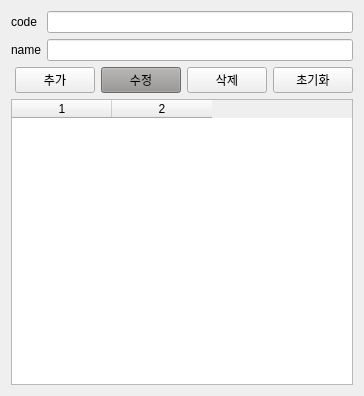
<?xml version="1.0" encoding="UTF-8"?>
<ui version="4.0">
 <class>DepartmentForm</class>
 <widget class="QWidget" name="DepartmentForm">
  <property name="geometry">
   <rect>
    <x>0</x>
    <y>0</y>
    <width>364</width>
    <height>396</height>
   </rect>
  </property>
  <property name="windowTitle">
   <string>Form</string>
  </property>
  <layout class="QGridLayout" name="gridLayout">
   <item row="0" column="0">
    <layout class="QFormLayout" name="formLayout">
     <item row="0" column="0">
      <widget class="QLabel" name="lbl_code">
       <property name="text">
        <string>code</string>
       </property>
      </widget>
     </item>
     <item row="0" column="1">
      <widget class="QLineEdit" name="le_code"/>
     </item>
     <item row="1" column="0">
      <widget class="QLabel" name="lbl_name">
       <property name="text">
        <string>name</string>
       </property>
      </widget>
     </item>
     <item row="1" column="1">
      <widget class="QLineEdit" name="le_name"/>
     </item>
    </layout>
   </item>
   <item row="1" column="0">
    <layout class="QHBoxLayout" name="horizontalLayout">
     <item>
      <spacer name="horizontalSpacer">
       <property name="orientation">
        <enum>Qt::Horizontal</enum>
       </property>
       <property name="sizeHint" stdset="0">
        <size>
         <width>40</width>
         <height>20</height>
        </size>
       </property>
      </spacer>
     </item>
     <item>
      <widget class="QPushButton" name="btn_add">
       <property name="text">
        <string>추가</string>
       </property>
      </widget>
     </item>
     <item>
      <widget class="QPushButton" name="btn_update">
       <property name="palette">
        <palette>
         <active>
          <colorrole role="WindowText">
           <brush brushstyle="SolidPattern">
            <color alpha="255">
             <red>0</red>
             <green>0</green>
             <blue>0</blue>
            </color>
           </brush>
          </colorrole>
          <colorrole role="Button">
           <brush brushstyle="SolidPattern">
            <color alpha="255">
             <red>150</red>
             <green>148</green>
             <blue>146</blue>
            </color>
           </brush>
          </colorrole>
          <colorrole role="Light">
           <brush brushstyle="SolidPattern">
            <color alpha="255">
             <red>225</red>
             <green>222</green>
             <blue>219</blue>
            </color>
           </brush>
          </colorrole>
          <colorrole role="Midlight">
           <brush brushstyle="SolidPattern">
            <color alpha="255">
             <red>187</red>
             <green>185</green>
             <blue>182</blue>
            </color>
           </brush>
          </colorrole>
          <colorrole role="Dark">
           <brush brushstyle="SolidPattern">
            <color alpha="255">
             <red>75</red>
             <green>74</green>
             <blue>73</blue>
            </color>
           </brush>
          </colorrole>
          <colorrole role="Mid">
           <brush brushstyle="SolidPattern">
            <color alpha="255">
             <red>100</red>
             <green>99</green>
             <blue>97</blue>
            </color>
           </brush>
          </colorrole>
          <colorrole role="Text">
           <brush brushstyle="SolidPattern">
            <color alpha="255">
             <red>0</red>
             <green>0</green>
             <blue>0</blue>
            </color>
           </brush>
          </colorrole>
          <colorrole role="BrightText">
           <brush brushstyle="SolidPattern">
            <color alpha="255">
             <red>255</red>
             <green>255</green>
             <blue>255</blue>
            </color>
           </brush>
          </colorrole>
          <colorrole role="ButtonText">
           <brush brushstyle="SolidPattern">
            <color alpha="255">
             <red>0</red>
             <green>0</green>
             <blue>0</blue>
            </color>
           </brush>
          </colorrole>
          <colorrole role="Base">
           <brush brushstyle="SolidPattern">
            <color alpha="255">
             <red>255</red>
             <green>255</green>
             <blue>255</blue>
            </color>
           </brush>
          </colorrole>
          <colorrole role="Window">
           <brush brushstyle="SolidPattern">
            <color alpha="255">
             <red>150</red>
             <green>148</green>
             <blue>146</blue>
            </color>
           </brush>
          </colorrole>
          <colorrole role="Shadow">
           <brush brushstyle="SolidPattern">
            <color alpha="255">
             <red>0</red>
             <green>0</green>
             <blue>0</blue>
            </color>
           </brush>
          </colorrole>
          <colorrole role="AlternateBase">
           <brush brushstyle="SolidPattern">
            <color alpha="255">
             <red>202</red>
             <green>201</green>
             <blue>200</blue>
            </color>
           </brush>
          </colorrole>
          <colorrole role="ToolTipBase">
           <brush brushstyle="SolidPattern">
            <color alpha="255">
             <red>255</red>
             <green>255</green>
             <blue>220</blue>
            </color>
           </brush>
          </colorrole>
          <colorrole role="ToolTipText">
           <brush brushstyle="SolidPattern">
            <color alpha="255">
             <red>0</red>
             <green>0</green>
             <blue>0</blue>
            </color>
           </brush>
          </colorrole>
         </active>
         <inactive>
          <colorrole role="WindowText">
           <brush brushstyle="SolidPattern">
            <color alpha="255">
             <red>0</red>
             <green>0</green>
             <blue>0</blue>
            </color>
           </brush>
          </colorrole>
          <colorrole role="Button">
           <brush brushstyle="SolidPattern">
            <color alpha="255">
             <red>150</red>
             <green>148</green>
             <blue>146</blue>
            </color>
           </brush>
          </colorrole>
          <colorrole role="Light">
           <brush brushstyle="SolidPattern">
            <color alpha="255">
             <red>225</red>
             <green>222</green>
             <blue>219</blue>
            </color>
           </brush>
          </colorrole>
          <colorrole role="Midlight">
           <brush brushstyle="SolidPattern">
            <color alpha="255">
             <red>187</red>
             <green>185</green>
             <blue>182</blue>
            </color>
           </brush>
          </colorrole>
          <colorrole role="Dark">
           <brush brushstyle="SolidPattern">
            <color alpha="255">
             <red>75</red>
             <green>74</green>
             <blue>73</blue>
            </color>
           </brush>
          </colorrole>
          <colorrole role="Mid">
           <brush brushstyle="SolidPattern">
            <color alpha="255">
             <red>100</red>
             <green>99</green>
             <blue>97</blue>
            </color>
           </brush>
          </colorrole>
          <colorrole role="Text">
           <brush brushstyle="SolidPattern">
            <color alpha="255">
             <red>0</red>
             <green>0</green>
             <blue>0</blue>
            </color>
           </brush>
          </colorrole>
          <colorrole role="BrightText">
           <brush brushstyle="SolidPattern">
            <color alpha="255">
             <red>255</red>
             <green>255</green>
             <blue>255</blue>
            </color>
           </brush>
          </colorrole>
          <colorrole role="ButtonText">
           <brush brushstyle="SolidPattern">
            <color alpha="255">
             <red>0</red>
             <green>0</green>
             <blue>0</blue>
            </color>
           </brush>
          </colorrole>
          <colorrole role="Base">
           <brush brushstyle="SolidPattern">
            <color alpha="255">
             <red>255</red>
             <green>255</green>
             <blue>255</blue>
            </color>
           </brush>
          </colorrole>
          <colorrole role="Window">
           <brush brushstyle="SolidPattern">
            <color alpha="255">
             <red>150</red>
             <green>148</green>
             <blue>146</blue>
            </color>
           </brush>
          </colorrole>
          <colorrole role="Shadow">
           <brush brushstyle="SolidPattern">
            <color alpha="255">
             <red>0</red>
             <green>0</green>
             <blue>0</blue>
            </color>
           </brush>
          </colorrole>
          <colorrole role="AlternateBase">
           <brush brushstyle="SolidPattern">
            <color alpha="255">
             <red>202</red>
             <green>201</green>
             <blue>200</blue>
            </color>
           </brush>
          </colorrole>
          <colorrole role="ToolTipBase">
           <brush brushstyle="SolidPattern">
            <color alpha="255">
             <red>255</red>
             <green>255</green>
             <blue>220</blue>
            </color>
           </brush>
          </colorrole>
          <colorrole role="ToolTipText">
           <brush brushstyle="SolidPattern">
            <color alpha="255">
             <red>0</red>
             <green>0</green>
             <blue>0</blue>
            </color>
           </brush>
          </colorrole>
         </inactive>
         <disabled>
          <colorrole role="WindowText">
           <brush brushstyle="SolidPattern">
            <color alpha="255">
             <red>75</red>
             <green>74</green>
             <blue>73</blue>
            </color>
           </brush>
          </colorrole>
          <colorrole role="Button">
           <brush brushstyle="SolidPattern">
            <color alpha="255">
             <red>150</red>
             <green>148</green>
             <blue>146</blue>
            </color>
           </brush>
          </colorrole>
          <colorrole role="Light">
           <brush brushstyle="SolidPattern">
            <color alpha="255">
             <red>225</red>
             <green>222</green>
             <blue>219</blue>
            </color>
           </brush>
          </colorrole>
          <colorrole role="Midlight">
           <brush brushstyle="SolidPattern">
            <color alpha="255">
             <red>187</red>
             <green>185</green>
             <blue>182</blue>
            </color>
           </brush>
          </colorrole>
          <colorrole role="Dark">
           <brush brushstyle="SolidPattern">
            <color alpha="255">
             <red>75</red>
             <green>74</green>
             <blue>73</blue>
            </color>
           </brush>
          </colorrole>
          <colorrole role="Mid">
           <brush brushstyle="SolidPattern">
            <color alpha="255">
             <red>100</red>
             <green>99</green>
             <blue>97</blue>
            </color>
           </brush>
          </colorrole>
          <colorrole role="Text">
           <brush brushstyle="SolidPattern">
            <color alpha="255">
             <red>75</red>
             <green>74</green>
             <blue>73</blue>
            </color>
           </brush>
          </colorrole>
          <colorrole role="BrightText">
           <brush brushstyle="SolidPattern">
            <color alpha="255">
             <red>255</red>
             <green>255</green>
             <blue>255</blue>
            </color>
           </brush>
          </colorrole>
          <colorrole role="ButtonText">
           <brush brushstyle="SolidPattern">
            <color alpha="255">
             <red>75</red>
             <green>74</green>
             <blue>73</blue>
            </color>
           </brush>
          </colorrole>
          <colorrole role="Base">
           <brush brushstyle="SolidPattern">
            <color alpha="255">
             <red>150</red>
             <green>148</green>
             <blue>146</blue>
            </color>
           </brush>
          </colorrole>
          <colorrole role="Window">
           <brush brushstyle="SolidPattern">
            <color alpha="255">
             <red>150</red>
             <green>148</green>
             <blue>146</blue>
            </color>
           </brush>
          </colorrole>
          <colorrole role="Shadow">
           <brush brushstyle="SolidPattern">
            <color alpha="255">
             <red>0</red>
             <green>0</green>
             <blue>0</blue>
            </color>
           </brush>
          </colorrole>
          <colorrole role="AlternateBase">
           <brush brushstyle="SolidPattern">
            <color alpha="255">
             <red>150</red>
             <green>148</green>
             <blue>146</blue>
            </color>
           </brush>
          </colorrole>
          <colorrole role="ToolTipBase">
           <brush brushstyle="SolidPattern">
            <color alpha="255">
             <red>255</red>
             <green>255</green>
             <blue>220</blue>
            </color>
           </brush>
          </colorrole>
          <colorrole role="ToolTipText">
           <brush brushstyle="SolidPattern">
            <color alpha="255">
             <red>0</red>
             <green>0</green>
             <blue>0</blue>
            </color>
           </brush>
          </colorrole>
         </disabled>
        </palette>
       </property>
       <property name="text">
        <string>수정</string>
       </property>
      </widget>
     </item>
     <item>
      <widget class="QPushButton" name="btn_del">
       <property name="text">
        <string>삭제</string>
       </property>
      </widget>
     </item>
     <item>
      <widget class="QPushButton" name="btn_init">
       <property name="text">
        <string>초기화</string>
       </property>
      </widget>
     </item>
    </layout>
   </item>
   <item row="2" column="0">
    <widget class="QTableWidget" name="tableWidget">
     <property name="rowCount">
      <number>0</number>
     </property>
     <property name="columnCount">
      <number>2</number>
     </property>
     <column/>
     <column/>
    </widget>
   </item>
  </layout>
 </widget>
 <resources/>
 <connections/>
</ui>
